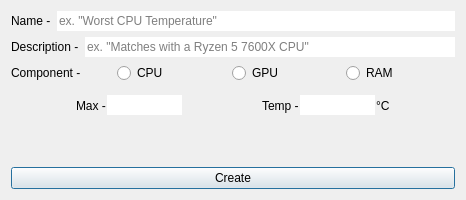
<?xml version="1.0" encoding="UTF-8"?>
<ui version="4.0">
 <class>AddSensor</class>
 <widget class="QDialog" name="AddSensor">
  <property name="geometry">
   <rect>
    <x>0</x>
    <y>0</y>
    <width>466</width>
    <height>200</height>
   </rect>
  </property>
  <property name="sizePolicy">
   <sizepolicy hsizetype="Fixed" vsizetype="Fixed">
    <horstretch>0</horstretch>
    <verstretch>0</verstretch>
   </sizepolicy>
  </property>
  <property name="maximumSize">
   <size>
    <width>466</width>
    <height>200</height>
   </size>
  </property>
  <property name="baseSize">
   <size>
    <width>466</width>
    <height>200</height>
   </size>
  </property>
  <property name="windowTitle">
   <string>Dialog</string>
  </property>
  <property name="locale">
   <locale language="English" country="UnitedStates"/>
  </property>
  <layout class="QHBoxLayout" name="horizontalLayout_2">
   <item>
    <layout class="QHBoxLayout" name="horizontalLayout" stretch="0">
     <item>
      <layout class="QVBoxLayout" name="verticalLayout" stretch="0,0,0,0,0,0">
       <item>
        <layout class="QHBoxLayout" name="nameLayout">
         <item>
          <widget class="QLabel" name="NameLabel">
           <property name="text">
            <string>Name -</string>
           </property>
          </widget>
         </item>
         <item>
          <widget class="QLineEdit" name="NameInput">
           <property name="inputMask">
            <string/>
           </property>
           <property name="frame">
            <bool>false</bool>
           </property>
           <property name="placeholderText">
            <string>ex. &quot;Worst CPU Temperature&quot;</string>
           </property>
          </widget>
         </item>
        </layout>
       </item>
       <item>
        <layout class="QHBoxLayout" name="descLayout">
         <item>
          <widget class="QLabel" name="DescLabel">
           <property name="text">
            <string>Description -</string>
           </property>
          </widget>
         </item>
         <item>
          <widget class="QLineEdit" name="DescInput">
           <property name="frame">
            <bool>false</bool>
           </property>
           <property name="placeholderText">
            <string>ex. &quot;Matches with a Ryzen 5 7600X CPU&quot;</string>
           </property>
          </widget>
         </item>
        </layout>
       </item>
       <item>
        <layout class="QHBoxLayout" name="typeLayout">
         <item>
          <widget class="QLabel" name="TypeLabel">
           <property name="sizePolicy">
            <sizepolicy hsizetype="Fixed" vsizetype="Preferred">
             <horstretch>0</horstretch>
             <verstretch>0</verstretch>
            </sizepolicy>
           </property>
           <property name="maximumSize">
            <size>
             <width>100</width>
             <height>16777215</height>
            </size>
           </property>
           <property name="text">
            <string>Component -</string>
           </property>
          </widget>
         </item>
         <item>
          <widget class="QRadioButton" name="CPUButton">
           <property name="text">
            <string>CPU</string>
           </property>
          </widget>
         </item>
         <item>
          <widget class="QRadioButton" name="GPUButton">
           <property name="text">
            <string>GPU</string>
           </property>
          </widget>
         </item>
         <item>
          <widget class="QRadioButton" name="RAMButton">
           <property name="text">
            <string>RAM</string>
           </property>
          </widget>
         </item>
        </layout>
       </item>
       <item>
        <layout class="QHBoxLayout" name="boundsLayout">
         <item>
          <spacer name="horizontalSpacer_2">
           <property name="orientation">
            <enum>Qt::Horizontal</enum>
           </property>
           <property name="sizeType">
            <enum>QSizePolicy::Expanding</enum>
           </property>
           <property name="sizeHint" stdset="0">
            <size>
             <width>40</width>
             <height>20</height>
            </size>
           </property>
          </spacer>
         </item>
         <item>
          <layout class="QHBoxLayout" name="maxLayout">
           <property name="spacing">
            <number>1</number>
           </property>
           <item>
            <widget class="QLabel" name="MaxLabel">
             <property name="minimumSize">
              <size>
               <width>30</width>
               <height>0</height>
              </size>
             </property>
             <property name="maximumSize">
              <size>
               <width>16777215</width>
               <height>16777215</height>
              </size>
             </property>
             <property name="text">
              <string>Max -</string>
             </property>
            </widget>
           </item>
           <item>
            <widget class="QLineEdit" name="MaxInput">
             <property name="maximumSize">
              <size>
               <width>75</width>
               <height>16777215</height>
              </size>
             </property>
             <property name="frame">
              <bool>false</bool>
             </property>
            </widget>
           </item>
           <item>
            <widget class="QLabel" name="UnitLabel">
             <property name="text">
              <string/>
             </property>
            </widget>
           </item>
          </layout>
         </item>
         <item>
          <spacer name="horizontalSpacer">
           <property name="orientation">
            <enum>Qt::Horizontal</enum>
           </property>
           <property name="sizeType">
            <enum>QSizePolicy::Expanding</enum>
           </property>
           <property name="sizeHint" stdset="0">
            <size>
             <width>40</width>
             <height>20</height>
            </size>
           </property>
          </spacer>
         </item>
         <item>
          <layout class="QHBoxLayout" name="tempLayout">
           <property name="spacing">
            <number>1</number>
           </property>
           <item>
            <widget class="QLabel" name="TempLabel">
             <property name="minimumSize">
              <size>
               <width>30</width>
               <height>0</height>
              </size>
             </property>
             <property name="maximumSize">
              <size>
               <width>16777215</width>
               <height>16777215</height>
              </size>
             </property>
             <property name="text">
              <string>Temp -</string>
             </property>
            </widget>
           </item>
           <item>
            <widget class="QLineEdit" name="TempInput">
             <property name="maximumSize">
              <size>
               <width>75</width>
               <height>16777215</height>
              </size>
             </property>
             <property name="frame">
              <bool>false</bool>
             </property>
            </widget>
           </item>
           <item>
            <widget class="QLabel" name="Degrees">
             <property name="text">
              <string>°C</string>
             </property>
            </widget>
           </item>
          </layout>
         </item>
         <item>
          <spacer name="horizontalSpacer_3">
           <property name="orientation">
            <enum>Qt::Horizontal</enum>
           </property>
           <property name="sizeType">
            <enum>QSizePolicy::Expanding</enum>
           </property>
           <property name="sizeHint" stdset="0">
            <size>
             <width>40</width>
             <height>20</height>
            </size>
           </property>
          </spacer>
         </item>
        </layout>
       </item>
       <item>
        <layout class="QHBoxLayout" name="limitsLayout">
         <item>
          <spacer name="horizontalSpacer_4">
           <property name="orientation">
            <enum>Qt::Horizontal</enum>
           </property>
           <property name="sizeHint" stdset="0">
            <size>
             <width>40</width>
             <height>20</height>
            </size>
           </property>
          </spacer>
         </item>
         <item>
          <widget class="QLabel" name="MaxRangeLabel">
           <property name="minimumSize">
            <size>
             <width>120</width>
             <height>0</height>
            </size>
           </property>
           <property name="text">
            <string/>
           </property>
           <property name="alignment">
            <set>Qt::AlignCenter</set>
           </property>
          </widget>
         </item>
         <item>
          <spacer name="horizontalSpacer_5">
           <property name="orientation">
            <enum>Qt::Horizontal</enum>
           </property>
           <property name="sizeHint" stdset="0">
            <size>
             <width>40</width>
             <height>20</height>
            </size>
           </property>
          </spacer>
         </item>
         <item>
          <widget class="QLabel" name="TempRangeLabel">
           <property name="minimumSize">
            <size>
             <width>120</width>
             <height>0</height>
            </size>
           </property>
           <property name="text">
            <string/>
           </property>
           <property name="alignment">
            <set>Qt::AlignCenter</set>
           </property>
          </widget>
         </item>
         <item>
          <spacer name="horizontalSpacer_6">
           <property name="orientation">
            <enum>Qt::Horizontal</enum>
           </property>
           <property name="sizeHint" stdset="0">
            <size>
             <width>40</width>
             <height>20</height>
            </size>
           </property>
          </spacer>
         </item>
        </layout>
       </item>
       <item>
        <widget class="QPushButton" name="NewSensorButton">
         <property name="text">
          <string>Create</string>
         </property>
        </widget>
       </item>
      </layout>
     </item>
    </layout>
   </item>
  </layout>
 </widget>
 <resources/>
 <connections/>
</ui>
